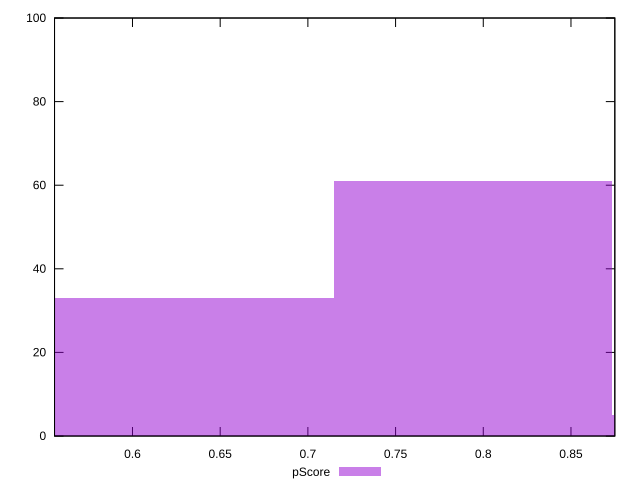

This chart was generated by the following gnuplot code:
reset

$pScore <<EOF
0.7940388303715645 61
0.6352310642972516 33
0.9528465964458774 5
0.4764232982229387 1
EOF

set key outside below
set boxwidth 0.1588077660743129
set xrange [0.5555555555555556:0.875]
set yrange [0:100]
set trange [0:100]
set style fill transparent solid 0.5 noborder
set terminal svg size 640, 490 enhanced background rgb 'white'
set output "report_00015_2021-02-09T16-11-33.973Z/uses-webp-images/samples/pages+cached/pScore/histogram.svg"

plot $pScore title "pScore" with boxes

reset
